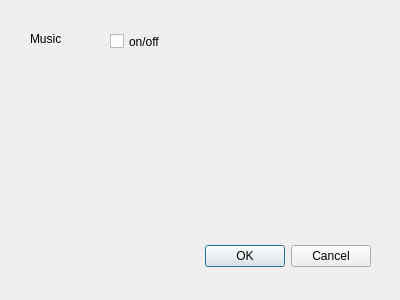
<?xml version="1.0" encoding="UTF-8"?>
<ui version="4.0">
 <class>OptionDialog</class>
 <widget class="QDialog" name="OptionDialog">
  <property name="geometry">
   <rect>
    <x>0</x>
    <y>0</y>
    <width>400</width>
    <height>300</height>
   </rect>
  </property>
  <property name="windowTitle">
   <string>Dialog</string>
  </property>
  <widget class="QDialogButtonBox" name="buttonBox">
   <property name="geometry">
    <rect>
     <x>30</x>
     <y>240</y>
     <width>341</width>
     <height>32</height>
    </rect>
   </property>
   <property name="orientation">
    <enum>Qt::Horizontal</enum>
   </property>
   <property name="standardButtons">
    <set>QDialogButtonBox::Cancel|QDialogButtonBox::Ok</set>
   </property>
  </widget>
  <widget class="QCheckBox" name="checkBox">
   <property name="geometry">
    <rect>
     <x>110</x>
     <y>30</y>
     <width>82</width>
     <height>23</height>
    </rect>
   </property>
   <property name="text">
    <string>on/off</string>
   </property>
  </widget>
  <widget class="QLabel" name="label">
   <property name="geometry">
    <rect>
     <x>30</x>
     <y>30</y>
     <width>54</width>
     <height>17</height>
    </rect>
   </property>
   <property name="text">
    <string>Music</string>
   </property>
  </widget>
 </widget>
 <resources/>
 <connections>
  <connection>
   <sender>buttonBox</sender>
   <signal>accepted()</signal>
   <receiver>OptionDialog</receiver>
   <slot>accept()</slot>
   <hints>
    <hint type="sourcelabel">
     <x>248</x>
     <y>254</y>
    </hint>
    <hint type="destinationlabel">
     <x>157</x>
     <y>274</y>
    </hint>
   </hints>
  </connection>
  <connection>
   <sender>buttonBox</sender>
   <signal>rejected()</signal>
   <receiver>OptionDialog</receiver>
   <slot>reject()</slot>
   <hints>
    <hint type="sourcelabel">
     <x>316</x>
     <y>260</y>
    </hint>
    <hint type="destinationlabel">
     <x>286</x>
     <y>274</y>
    </hint>
   </hints>
  </connection>
 </connections>
</ui>
